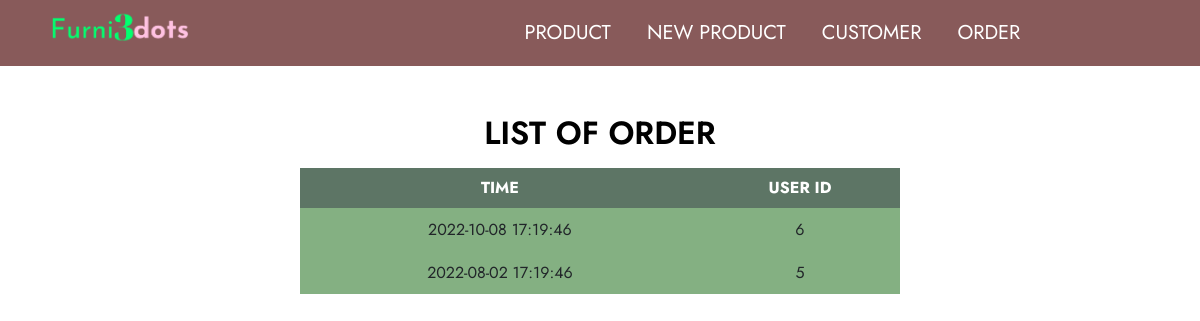
Screenshot of /Views/admin/orders.php with the database file from the repository.
### tables this page shows
CREATE TABLE `tbl_orders` (
  `order_id` int(11) NOT NULL,
  `order_time` datetime NOT NULL,
  `user_id` int(11) NOT NULL
);

### Controllers/OrderController.php (called while the page is built)
<?php
require_once($_SERVER['DOCUMENT_ROOT'] . "/do-an-web/do-an-web-php/Models/OrderModel.php");
class OrderController
{
    public $model;
    public function __construct()
    {
        $this->model = new OrderModel();
    }
    public function invoke()
    {
        $orders = $this->model->getOrder();
        include($_SERVER['DOCUMENT_ROOT'] . "/do-an-web/do-an-web-php/Views/admin/orderlist.php");
    }
}

### Views/admin/orders.php (called while the page is built)
<?php
include($_SERVER['DOCUMENT_ROOT'] . "/do-an-web/do-an-web-php/Controllers/OrderController.php");
$controller = new OrderController();
$controller->invoke();

### Modules/db_module.php (called while the page is built, shortened)
<?php
function chayTruyVanTraVeDL($link, $q)
{
	$result = mysqli_query($link, $q);
	return $result;
}

### Models/OrderModel.php (called while the page is built, shortened)
<?php
require_once($_SERVER['DOCUMENT_ROOT'] . "/do-an-web/do-an-web-php/Classes/Order.php");
require_once($_SERVER['DOCUMENT_ROOT'] . "/do-an-web/do-an-web-php/Modules/db_module.php");
class OrderModel
{
    public function getOrder()
    {
        $link = null;
        $result = chayTruyVanTraVeDL($link, "select * from tbl_orders");
        $data = array();
        while ($rows = mysqli_fetch_assoc($result)) {
            $order = new Order($rows['order_id'], $rows['order_time'], $rows['user_id']);
            array_push($data, $order);
        }
        return $data;
    }
}

### Classes/Order.php (called while the page is built, shortened)
<?php
class Order
{
    private $order_time;
    private $user_id;
    public function getTime()
    {
        return $this->order_time;
    }
    public function getUser()
    {
        return $this->user_id;
    }
    public function __construct($order_id,$order_time,$user_id)
    {
        $this->order_time=$order_time;
        $this->user_id=$user_id;
    }
}

### Views/admin/orderlist.php (the view, shortened to what this page needs)
<html lang="en">
<head>
    <link rel="stylesheet" href="../do-an-web-php/Public/CSS/header.css">
    <link rel="stylesheet" href="../../Public/CSS/customers-ad.css">
    <link rel="stylesheet" href="https://cdn.jsdelivr.net/npm/bootstrap@4.6.2/dist/css/bootstrap.min.css">
    <link rel="stylesheet" href="https://cdnjs.cloudflare.com/ajax/libs/font-awesome/5.15.4/css/all.min.css" />
</head>
<body>
    <?php
    include_once '../blocks/header-admin.php';
    ?>
    <div class="container-fluid w-50">
        <h2 class="mt-5 mb-3">LIST OF ORDER</h2>
        <table class="mb-5 productlist">
            <thead>
                <tr>
                    <th>
                        <h1>TIME</h1>
                    </th>
                    <th>
                        <h1>USER ID</h1>
                    </th>
                </tr>
            </thead>
            <tbody>
                <?php
                foreach ($orders as $order) {
                ?>
                    <tr>
                        <td><?php echo $order->getTime() ?></td>
                        <td><?php echo $order->getUser() ?></td>
                    </tr>
                <?php
                }
                ?>
            </tbody>
        </table>
    </div>
</body>
</html>

### Public/CSS/header.css (style rules this page uses)
* { box-sizing: border-box; margin: 0; padding: 0; font-family: 'Jost', sans-serif; --bg-grey: #885a5a; --bg-green: #84b082; }
.container-fluid { padding: 0 !important; }

### Public/CSS/customers-ad.css (style rules this page uses)
* { box-sizing: border-box; margin: 0; padding: 0; font-family: 'Jost', sans-serif; --bg-grey: #885a5a; --bg-green: #84b082; --bg-dark-green: #5d7565; }
h2 { font-size:36px; font-weight: 600 !important; text-align: center; display: block; line-height: 1em; color: black; position: relative; }
.productlist th h1 { margin: 0; font-weight: bold; font-size: 1em; text-align: center; color: white; }
.productlist { text-align: center; overflow: hidden; width: 100%; margin: 0 auto; display: table; padding: 0 0 8em 0; }
.productlist td, .productlist th { padding: 10px; }
.productlist tr { background-color: white; }
.productlist th { background: var(--bg-dark-green); }
.productlist td { background: var(--bg-green); }

### rows the page displays
tbl_orders: order_time "2022-10-08 17:19:46", user "6"
tbl_orders: order_time "2022-08-02 17:19:46", user "5"
